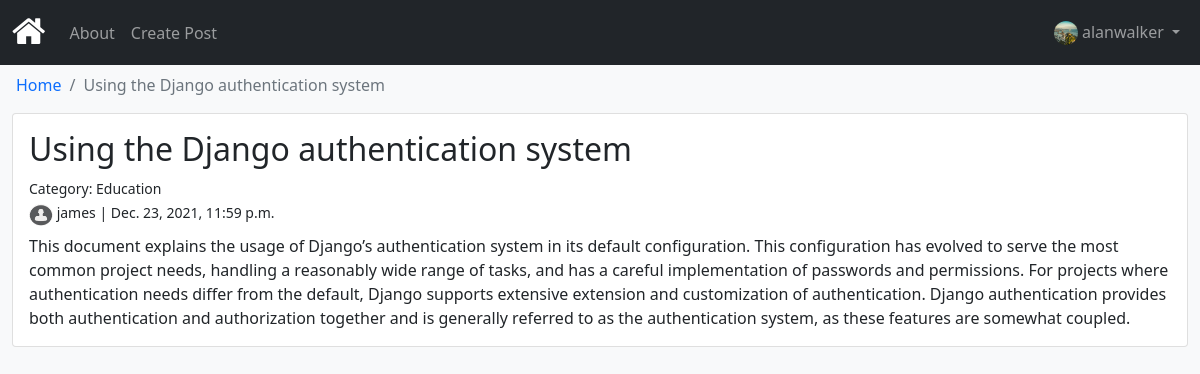
/post/using-the-django-authentication-system/ (signed in), run on the app's committed database.
### accounts/models.py (models this page shows)
class Author(models.Model):
    user= models.OneToOneField(User,default=None,on_delete=models.CASCADE)
    birth_date = models.DateField('Date of birth')
    bio = models.TextField(max_length=500, blank=True,null=True)
    photo=models.ImageField(default='default.png', blank=True)
    def __str__(self):
        return f'{self.user.username}'
    class Meta:
        ordering=['user']

### articles/models.py (models this page shows, shortened)
class Article(models.Model):
    type=[('Personal','Personal'),
    ('Fashion','Fashion'),
    ('Food','Food'),
    ('Travel','Travel'),
    ('Music','Music'),
    (' Lifestyle',' Lifestyle'),
    ('Fitness','Fitness'),
    ('Sports','Sports'),
    ('News','News'),
    ('Entertainment','Entertainment'),
    ('Healthcare','Healthcare'),
    ('Education','Education'),
    ]
    title = models.CharField(max_length=255,unique=True)
    body = models.TextField()
    create_date = models.DateTimeField('Created on', auto_now_add=True)
    update_date = models.DateTimeField(auto_now=True)
    slug = models.SlugField()
    category = models.CharField(max_length=255,choices=type)
    author = models.ForeignKey(Author, default=None,on_delete=models.CASCADE)
    def __str__(self):
        return f'{self.title} by {self.author.user}'
    class Meta:
        ordering=['-create_date','title']

### articles/views.py (the view)
# urls.py: path('post/<slug:slug>/', ArticleDetailView.as_view(),name='post'),
class ArticleDetailView(generic.DetailView):
    model=Article
    template_name='article_detail.html'

### articles/templates/article_detail.html (shortened to what this page needs)
{% extends './base.html'%}
{% block content %}
<nav aria-label="breadcrumb">
    <ol class="breadcrumb ms-1 mt-2">
      <li class="breadcrumb-item"><a href="{% url 'articles:home' %}" class="text-decoration-none">Home</a></li>
      <li class="breadcrumb-item active" aria-current="page">{{article.title}}</li>
    </ol>
  </nav>
<div class="card">
    <div class="card-body">
        <div class="card-title">
            <h2><span>{{article.title}}</span>
            </h2>
            <div><small>Category: {{article.category}}</small></div>
            <div><small><img src="{{article.author.photo.url}}" width="24" height="22" class="rounded-circle" alt="Author image">
            {{article.author}} | {{article.create_date}}</small></div>
        </div>
        <p class="card-text">{{article.body}}</p>
    </div>
</div>
{% endblock %}

### templates/base.html (shortened to what this page needs)
{% load static %}
<!DOCTYPE html>
<html>
    <head>
        <link href="https://cdn.jsdelivr.net/npm/bootstrap@5.1.3/dist/css/bootstrap.min.css" rel="stylesheet">
        <link rel="stylesheet" href="https://cdnjs.cloudflare.com/ajax/libs/font-awesome/4.7.0/css/font-awesome.min.css">
    </head>
    <body class="bg-light text-dark">
<nav class="navbar sticky-top navbar-expand-sm bg-dark navbar-dark">
  <div class="container-fluid">
    <a class="navbar-brand" href="{% url 'articles:home' %}"><i class="fa fa-home" style="font-size:36px;color:white"></i></a>
    <div class="collapse navbar-collapse" id="collapsibleNavbar">
      <ul class="navbar-nav">
        <li class="nav-item">
          <a class="nav-link" href="{% url 'articles:about' %}">About</a>
        </li>
        {% if user.is_authenticated and user.author %}
        <li class="nav-item">
          <a class="nav-link" href="{% url 'articles:create' %}">Create Post</a>
        </li>
        {% endif %}
      </ul>
    </div>
    <ul class="navbar-nav justify-content-end">
      {% if user.is_authenticated and user.author %}
      <li class="nav-item dropdown">
        <a class="nav-link dropdown-toggle" id="navbarDropdownMenuLink" role="button" data-bs-toggle="dropdown" aria-expanded="false">
          <span><img src="{{user.author.photo.url}}" class="rounded-circle justify-content-end d-inline-block" width="24" height="24" alt="Author"></span>
          {{user.username}}
        </a>
      </li>
      {% endif %}
    </ul>
  </div>
</nav>
        <div class="container-fluid">
        {% block content %}
        {% endblock %}
        </div>
    </body>
</html>

### data on the page
Article: title "Using the Django authentication system", category "Education", author.photo (placeholder picture), author "james", create_date "Dec. 23, 2021, 11:59 p.m.", body "This document explains the usage of Django’s authentication system in its default configuration. This configuration has evolved to serve the most common project needs, handling a reasonably wide range of tasks, and has a careful implementation of passwords and permissions. For projects where authentication needs differ from the default, Django supports extensive extension and customization of authentication. Django authentication provides both authentication and authorization together and is generally referred to as the authentication system, as these features are somewhat coupled."

### other printed values
{{ user.username }} "alanwalker"
